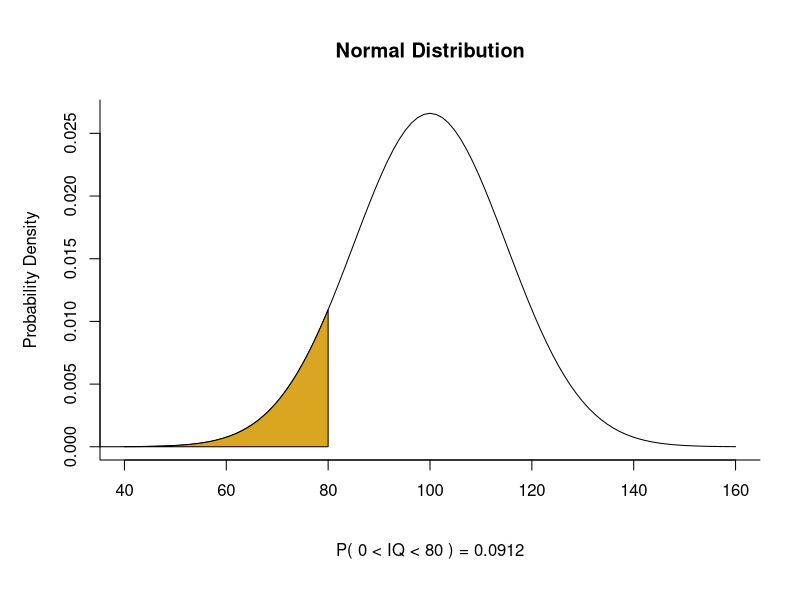
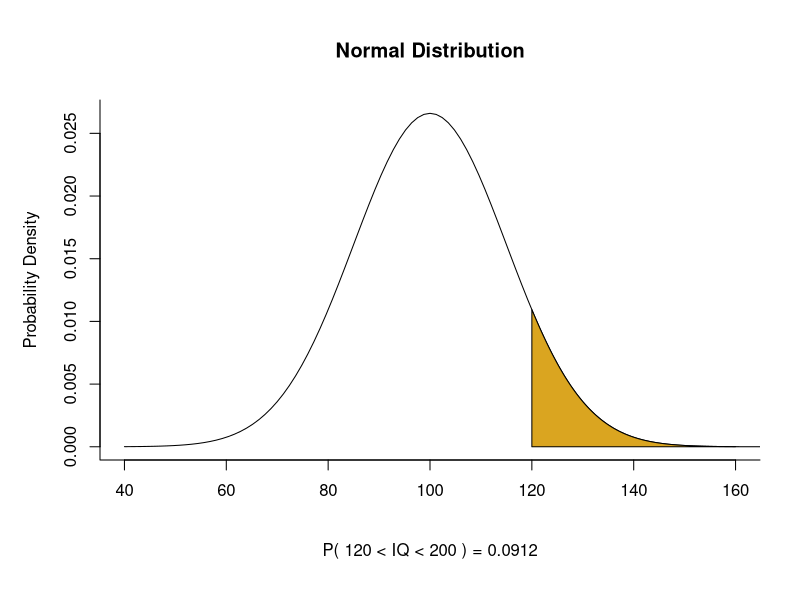
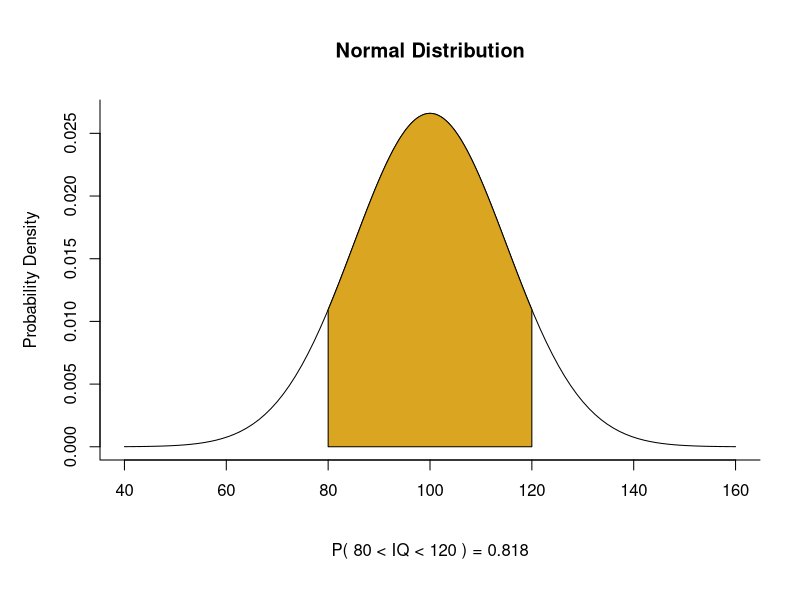
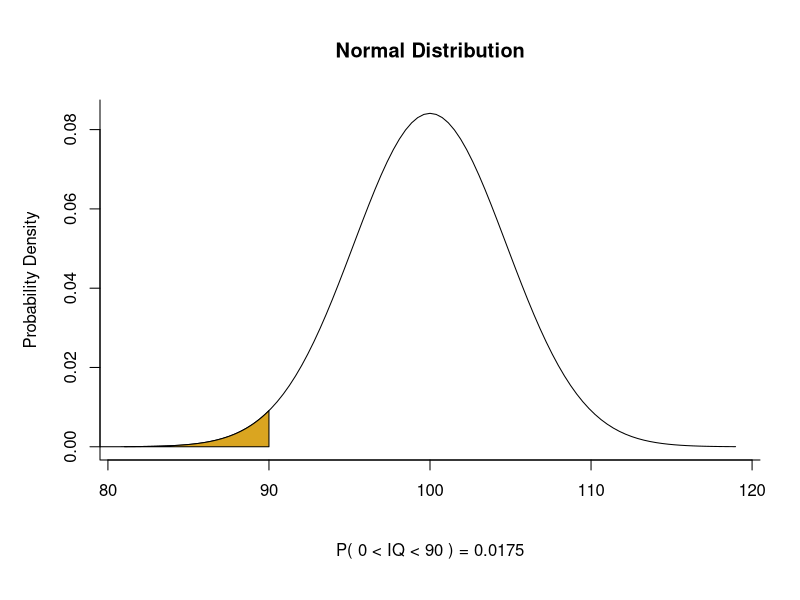
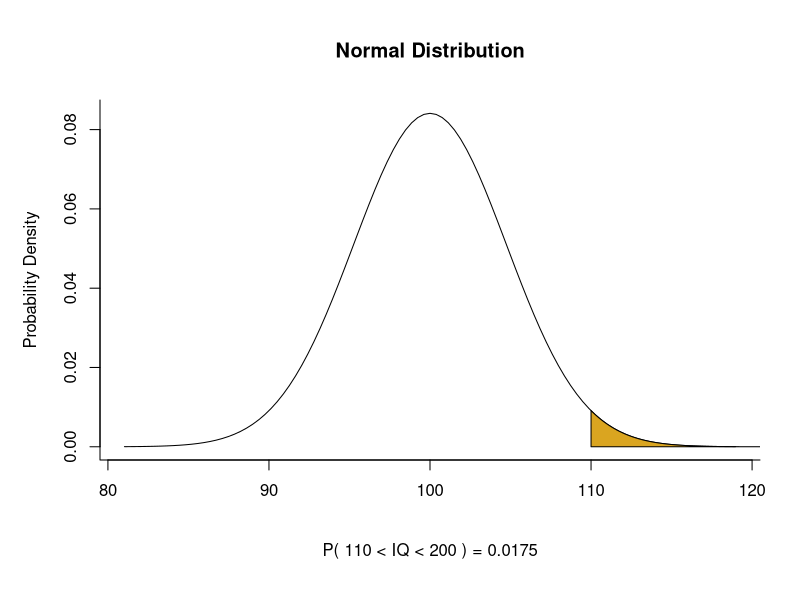
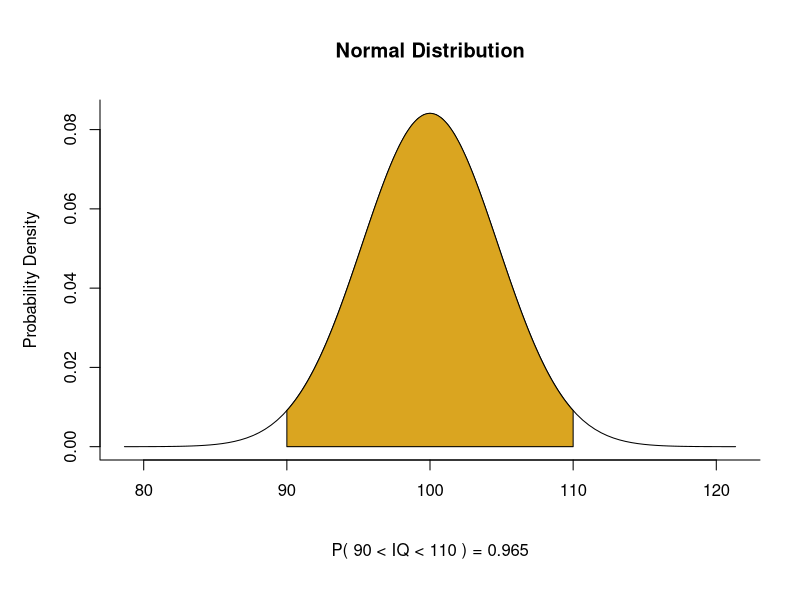

Reproduce these figures in R, in order.
# plotDistributions
## Normal Distribution Examples in Base R

### Children's IQ scores are normally distributed with a
### mean of 100 and a standard deviation of 15. 

mean=100; sd=15

# What proportion of children are expected to have an IQ 
# Less than 80?

ll=0; ul=80

x <- seq(-4,4,length=100)*sd + mean
hx <- dnorm(x,mean,sd)
par(mar=c(7,5,5,2))
curve(dnorm(x,mean,sd),xlim=range(x),main="Normal Distribution",xlab="",ylab="Probability Density",bty="l") 
seqx <- seq(ll,ul,0.01)
cord.x <- c(ll,seqx,ul) 
cord.y <- c(0,dnorm(seqx,mean,sd),0)
polygon(cord.x,cord.y,col='goldenrod')
area <- pnorm(ul, mean, sd) - pnorm(ll, mean, sd)
result <- paste("P(",ll,"< IQ <",ul,") =",signif(area, digits=3))
title(sub=result)


# What proportion of children are expected to have an IQ 
# Greater than 120?

ll=120; ul=200

x <- seq(-4,4,length=100)*sd + mean
hx <- dnorm(x,mean,sd)
par(mar=c(7,5,5,2))
curve(dnorm(x,mean,sd),xlim=range(x),main="Normal Distribution",xlab="",ylab="Probability Density",bty="l") 
seqx <- seq(ll,ul,0.01)
cord.x <- c(ll,seqx,ul) 
cord.y <- c(0,dnorm(seqx,mean,sd),0)
polygon(cord.x,cord.y,col='goldenrod')
area <- pnorm(ul, mean, sd) - pnorm(ll, mean, sd)
result <- paste("P(",ll,"< IQ <",ul,") =",signif(area, digits=3))
title(sub=result)

# What proportion of children are expected to have an IQ 
# Between 80 and 120?

ll=80; ul=120

x <- seq(-4,4,length=100)*sd + mean
hx <- dnorm(x,mean,sd)
par(mar=c(7,5,5,2))
curve(dnorm(x,mean,sd),xlim=range(x),main="Normal Distribution",xlab="",ylab="Probability Density",bty="l") 
seqx <- seq(ll,ul,0.01)
cord.x <- c(ll,seqx,ul) 
cord.y <- c(0,dnorm(seqx,mean,sd),0)
polygon(cord.x,cord.y,col='goldenrod')
area <- pnorm(ul, mean, sd) - pnorm(ll, mean, sd)
result <- paste("P(",ll,"< IQ <",ul,") =",signif(area, digits=3))
title(sub=result)


# What proportion of samples of N=10 are expected to have an IQ 
# Less than 90?

ll=0; ul=90
n=10; se=sd/sqrt(n)

x <- seq(-4,4,length=100)*se + mean
hx <- dnorm(x,mean,se)
par(mar=c(7,5,5,2))
curve(dnorm(x,mean,se),xlim=range(x),main="Normal Distribution",xlab="",ylab="Probability Density",bty="l") 
seqx <- seq(ll,ul,0.01)
cord.x <- c(ll,seqx,ul) 
cord.y <- c(0,dnorm(seqx,mean,se),0)
polygon(cord.x,cord.y,col='goldenrod')
area <- pnorm(ul, mean, se) - pnorm(ll, mean, se)
result <- paste("P(",ll,"< IQ <",ul,") =", signif(area, digits=3))
title(sub=result)

# What proportion of samples of N=10 are expected to have an IQ 
# Greater than 110?

ll=110; ul=200
n=10; se=sd/sqrt(n)

x <- seq(-4,4,length=100)*se + mean
hx <- dnorm(x,mean,se)
par(mar=c(7,5,5,2))
curve(dnorm(x,mean,se),xlim=range(x),main="Normal Distribution",xlab="",ylab="Probability Density",bty="l") 
seqx <- seq(ll,ul,0.01)
cord.x <- c(ll,seqx,ul) 
cord.y <- c(0,dnorm(seqx,mean,se),0)
polygon(cord.x,cord.y,col='goldenrod')
area <- pnorm(ul, mean, se) - pnorm(ll, mean, se)
result <- paste("P(",ll,"< IQ <",ul,") =",signif(area, digits=3))
title(sub=result)


# What proportion of samples of N=10 are expected to have an IQ 
# Between 90 and 110?

ll=90; ul=110
n=10; se=sd/sqrt(n)

x <- seq(-4.5,4.5,length=100)*se + mean
hx <- dnorm(x,mean,se)
par(mar=c(7,5,5,2))
curve(dnorm(x,mean,se),xlim=range(x),main="Normal Distribution",xlab="",ylab="Probability Density",bty="l") 
seqx <- seq(ll,ul,0.01)
cord.x <- c(ll,seqx,ul) 
cord.y <- c(0,dnorm(seqx,mean,se),0)
polygon(cord.x,cord.y,col='goldenrod')
area <- pnorm(ul, mean, se) - pnorm(ll, mean, se)
result <- paste("P(",ll,"< IQ <",ul,") =",signif(area, digits=3))
title(sub=result)
